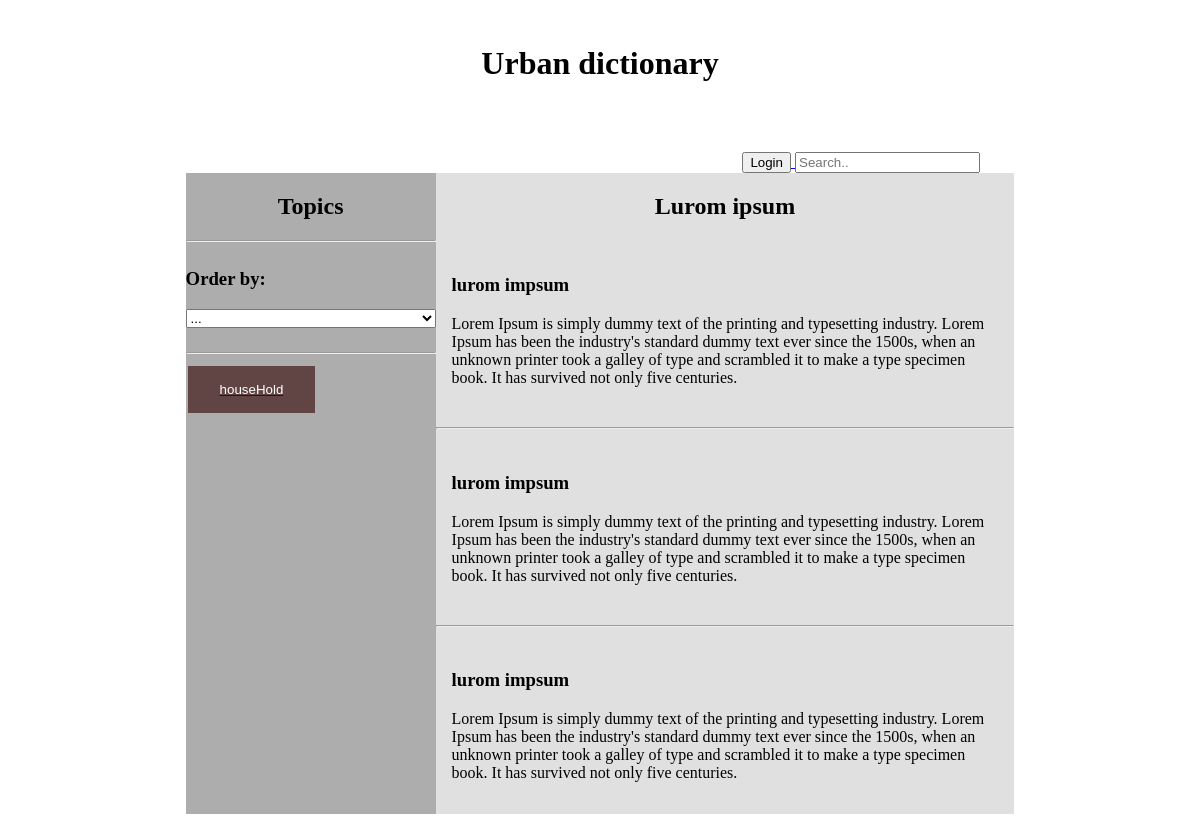
Page /index.php?topicEntries=2 on the earlier database version.
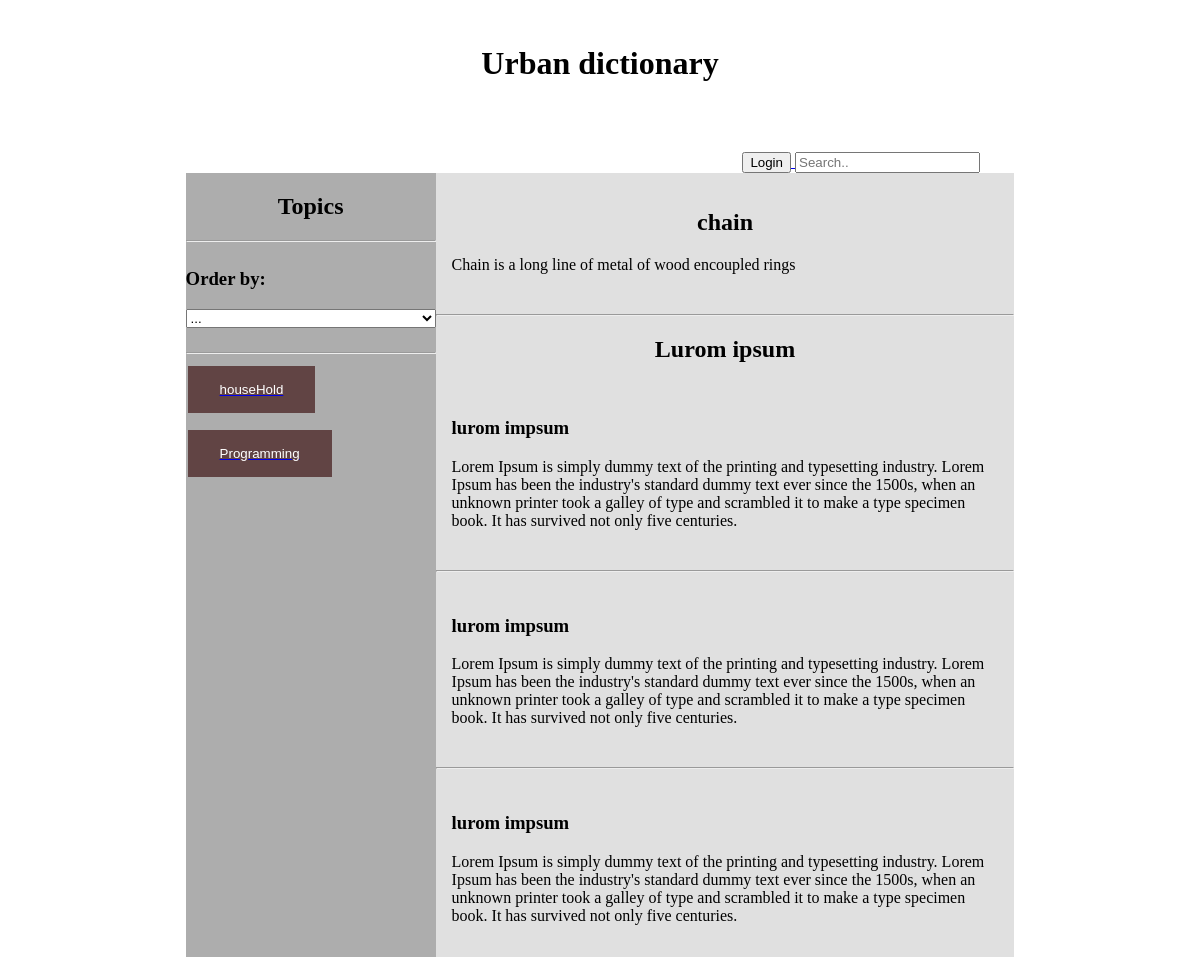
Same page on the later database version.
### tables this page shows
CREATE TABLE `topics` (
  `topicId` int(25) NOT NULL,
  `topicName` varchar(250) NOT NULL,
  `userId` int(250) NOT NULL
);

CREATE TABLE `entries` (
  `entryId` int(25) NOT NULL,
  `entryName` varchar(250) NOT NULL,
  `entryDescription` varchar(1000) NOT NULL,
  `topicId` int(25) NOT NULL,
  `userId` int(25) NOT NULL,
  `entryDate` date NOT NULL
);

### View/View.php (called while the page is built, shortened)
<?php
class View{
	function createPage($contentFilePath, $data){
		include 'View/includes/header.php';
		include $contentFilePath;
		include 'View/includes/footer.php';
	}
}
?>

### index.php (called while the page is built)
<?php
include './Controller/Controller.php';
$controller = new Controller();
$controller->invoke();
?>

### Model/Topic.php (called while the page is built, shortened)
<?php
class Topic{
	private $id;
	private $topicName;
	function __construct($topicName, $userId, $id = -1){
		$this->id = $id;
		$this->topicName = $topicName;
	}
	function getID(){
		return $this->id;
	}
	function getTopicName(){
		return $this->topicName;
	}
}
?>

### Model/DBModel.php (called while the page is built, shortened)
<?php
class DBModel {
	private $db;
	function __construct() {
		try {
			$this->db = new PDO("mysql:host=localhost;dbname=urban_dictionary;", "root", "");
		} catch(PDOException $e){
			echo "Error ocurred! " . $e->getMessage();
		}
	}
	function getTopics(){
		$topics = array();
		$query = $this->db->prepare("SELECT * FROM topics");
		$query->execute();
		$result = $query->fetchAll(PDO::FETCH_ASSOC);
		foreach ($result as $row) {
			$topic = new Topic($row["topicName"], $row["userId"], $row["topicId"]);
			array_push($topics, $topic);
		}
		return $topics;
	}
	function getEntriesByTopicId($topicId){
		$entries = array();
		$query = $this->db->prepare("SELECT * FROM entries WHERE topicId = :topicId");
        $query->bindValue(':topicId', $topicId, PDO::PARAM_INT);
		$query->execute();
		$result = $query->fetchAll(PDO::FETCH_ASSOC);
		foreach ($result as $row) {
			$entry = new Entry($row["entryName"], $row["entryDescription"], $row["topicId"], $row["userId"], $row["entryDate"], $row["entryId"]);
			array_push($entries, $entry);
		}
		return $entries;
	}
}
?>

### Model/Entry.php (called while the page is built, shortened)
<?php
class Entry{
	private $entryName;
	private $entryDescription;
	function __construct($entryName, $entryDescription, $topicId, $userId, $date, $id = -1){
		$this->entryName = $entryName;
		$this->entryDescription = $entryDescription;
	}
	function getEntryName(){
		return $this->entryName;
	}
	function getEntryDescription(){
		return $this->entryDescription;
	}
}
?>

### View/Home.php (the view, shortened to what this page needs)
<div class="homeBody">
	<header>
	<h1>Urban dictionary</h1>
	<div class="user_options">
		<?php if(isset($_SESSION["user"])){ ?>
			<a href="/Urban_Dictionary/index.php?logout=1">
				<input type="button"  value="Logout">
			</a>
			<a href="/Urban_Dictionary/index.php?editprofile=1">
				<input type="button" value="Edit profile">
			</a>
			<a href="/Urban_Dictionary/index.php?createTopic=1">
				<input type="button" value="Create Topic">
			</a>
			<a href="/Urban_Dictionary/index.php?createEntry=1">
				<input type="button" value="Add an entry">
			</a>
		<?php } else { ?>
			<a href="/Urban_Dictionary/index.php?login=1">
				<input type="button"  value="Login">
			</a>
		<?php } ?>
		<input type="text" placeholder="Search..">
	</div>
	</header>
	<div class="grid">
		<div class="topics_container">
			<h2>Topics</h2>
			<hr>
			<div class="orderByOptions">
				<h3>Order by:</h3>
				<select>
					<option value="text" selected="...">...</option>
				</select>
			</div>
			<hr>
			<div class="topics">
				<?php
						foreach ($data[0] as $topic) {
							echo "<form class=\"topicDeleteButton\" method=\"POST\" action=\"index.php\">";
								echo "<a href=\"/Urban_Dictionary/index.php?topicEntries=". $topic->getID()."\">";
									echo "<input class=\"topics\" type=\"button\" data-id=\"". $topic->getID() ."\" value=\"". $topic->getTopicName() . "\">";
								echo "</a>";
							echo "</form>";
						}
				?>
			</div>
		</div>
		<div class="text_container">
			<?php
				if(sizeof($data) >= 2){
					foreach ($data[1] as $entry) {
						echo "<div class=\"sections\">";
							echo "<h2>". $entry->getEntryName() ."</h2>";
							echo "<p>" . $entry->getEntryDescription() . "</p>";
						echo "</div>";
						echo "<hr>";
					}
				} else {
					echo "<p>Please select the topic.</p>";
				}
			?>
			<h2>Lurom ipsum</h2>
			<div class="sections">
				<h3>lurom impsum</h3>
				<p>Lorem Ipsum is simply dummy text of the printing and typesetting industry. Lorem Ipsum has been the industry's standard dummy text ever since the 1500s, when an unknown printer took a galley of type and scrambled it to make a type specimen book. It has survived not only five centuries.</p>
			</div>
			<hr>
			<div class="sections">
				<h3>lurom impsum</h3>
				<p>Lorem Ipsum is simply dummy text of the printing and typesetting industry. Lorem Ipsum has been the industry's standard dummy text ever since the 1500s, when an unknown printer took a galley of type and scrambled it to make a type specimen book. It has survived not only five centuries.</p>
			</div>
			<hr>
			<div class="sections">
				<h3>lurom impsum</h3>
				<p>Lorem Ipsum is simply dummy text of the printing and typesetting industry. Lorem Ipsum has been the industry's standard dummy text ever since the 1500s, when an unknown printer took a galley of type and scrambled it to make a type specimen book. It has survived not only five centuries.</p>
			</div>
		</div>
	</div>
</div>

### Controller/Controller.php (shortened to what this page needs)
<?php
include("Model/Topic.php");
include("Model/Entry.php");
include("View/View.php");
include("Model/DBModel.php");
class Controller{
	private $model;
	private $view;
	function __construct(){
		$this->model = new DBModel();
		$this->view = new View();
	}
	function invoke(){
		$topics = $this->model->getTopics();
		if(isset($_POST["registerUser"])){
			$newUserName = filter_var($_POST['userr'], FILTER_SANITIZE_STRING);
			$newPassword = password_hash($_POST['password_1'], PASSWORD_DEFAULT);
			$newMail = filter_var($_POST['email'], FILTER_SANITIZE_EMAIL);
			$newFirstName = filter_var($_POST['fname'], FILTER_SANITIZE_STRING);
			$newLastName = filter_var($_POST['lname'], FILTER_SANITIZE_STRING);
			$newUser = new User($newFirstName, $newLastName, $newUserName, $newPassword, $newMail);
			$msg = $this->validateUserInfo($newUser);
			if($msg == ""){
				$this->model->registerUser($newUser);
	   			header("Refresh:0");
			} else {
				echo $msg;
				$this->view->createPage("View/RegisterUser.php", []);
			}
		} else if(isset($_GET["register"])){
			$this->view->createPage("View/RegisterUser.php", []);
		} else if(isset($_GET["login"])){
			$this->view->createPage("View/Login.php", []);
		} else if(isset($_GET["logout"])){
			session_unset();
			session_destroy();
			$this->view->createPage("View/Home.php", [$topics]);
		} else if(isset($_GET["editprofile"])){
			$this->view->createPage("View/EditProfile.php", [$_SESSION["user"]]);
		} else if(isset($_POST["updateUser"])){
			$this->updateUserInfo();
		} else if(isset($_GET["createTopic"])){
			$this->view->createPage("View/CreateTopic.php", [$_SESSION["user"]]);
		} else if(isset($_POST["addTopic"])){
			$this->addNewTopic([$topics]);
		} else if(isset($_GET["topicEntries"])){
			$entries = $this->model->getEntriesByTopicId($_GET["topicEntries"]);
			$this->view->createPage("View/Home.php", [$topics, $entries]);
		}else if(isset($_GET["createEntry"])){
			$this->view->createPage("View/AddEntry.php", [$topics]);
		} else if(isset($_POST["addEntry"])){
			$this->addNewEntry([$topics]);
		} else if(isset($_GET["deleteEntry"])){
			$this->model->deleteEntry($_GET["deleteEntry"]);
		} else {
			$this->view->createPage("View/Home.php", [$topics]);
		}
	}
}
?>

### View/includes/header.php (shortened to what this page needs)
<!DOCTYPE html>
<html lang="utf-8">
<head>
    <link rel="stylesheet" href="View/CSS/index.css">
	<link rel="stylesheet" href="https://cdnjs.cloudflare.com/ajax/libs/font-awesome/4.7.0/css/font-awesome.min.css">
</head>
<body>

### View/includes/footer.php
	</body>
</html>

### View/CSS/index.css (style rules this page uses)
header { text-align: center; margin: 0 auto; padding-top: 1em; }
.user_options { text-align: right; margin-right: 212px; padding-top: 3em; }
.grid { width: 70%; display: grid; grid-template-columns: 250px 1fr; margin: 0 auto; }
h2 { text-align: center; }
.topics_container { width: 100%; background-color: #ADADAD; }
.orderByOptions { display: grid; padding-bottom: 1em; }
.topics[type=button] { background-color: #614444; border: none; color: white; padding: 16px 32px; text-decoration: none; margin: 4px 2px; cursor: pointer; display: list-item; margin-bottom: 1em; text-align: center; }
.text_container { background-color: #E0E0E0; width: 100%; }
.sections { padding: 1em; }
.topicDeleteButton { display: inline-flex; }

Differences in the rows shown:
added topics: topicName "Programming"
added entries: entryName "chain", entryDescription "Chain is a long line of metal of wood encoupled rings"
